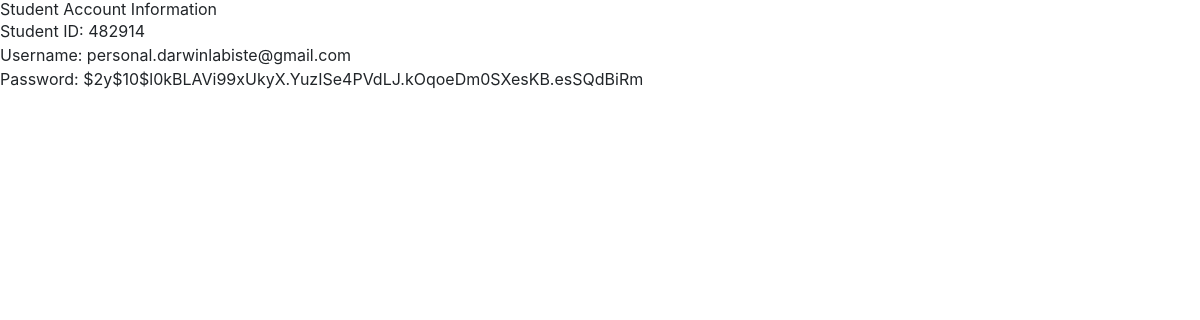
/backend/be_access_account.php?studentId=482914, run on the app's committed database.
### tables this page shows
CREATE TABLE `student_tbl` (
  `id` int(255) NOT NULL,
  `studentId` bigint(12) NOT NULL,
  `firstname` varchar(100) NOT NULL,
  `middlename` varchar(100) NOT NULL,
  `lastname` varchar(100) NOT NULL,
  `suffix` varchar(10) NOT NULL,
  `gradeLevel` varchar(50) NOT NULL,
  `phoneNumber` bigint(20) NOT NULL,
  `emailAddress` varchar(100) NOT NULL,
  `password` varchar(100) NOT NULL
);

### backend/be_access_account.php (the view, shortened to what this page needs)
<?php
try {
    include("../_conn/connection.php");
    include("../_includes/styles.php");
    include("../_includes/scripts.php");
    if (isset($_GET['studentId'])) {
        $studentId = $_GET['studentId'];
        $sql = "SELECT * FROM student_tbl WHERE studentId = '$studentId'";
        $result = mysqli_query($conn, $sql);
        if (mysqli_num_rows($result) > 0) {
            $row = mysqli_fetch_assoc($result);
            echo '<h2>Student Account Information</h2>';
            echo '<p>Student ID: ' . htmlspecialchars($row['studentId']) . '</p>';
            echo '<p>Username: ' . htmlspecialchars($row['emailAddress']) . '</p>';
            echo '<p>Password: ' . htmlspecialchars($row['password']) . '</p>';
        } else {
            echo '<p>No student account found.</p>';
        }
    }
} catch (Exception $e) {
    echo 'Error: ' . $e->getMessage();
}
?>

### css/_global.css (style rules this page uses)
*, *::before, *::after { box-sizing: border-box; }

### data on the page
student_tbl: studentId "482914", emailAddress "personal.darwinlabiste@gmail.com", password "$2y$10$l0kBLAVi99xUkyX.YuzISe4PVdLJ.kOqoeDm0SXesKB.esSQdBiRm"
